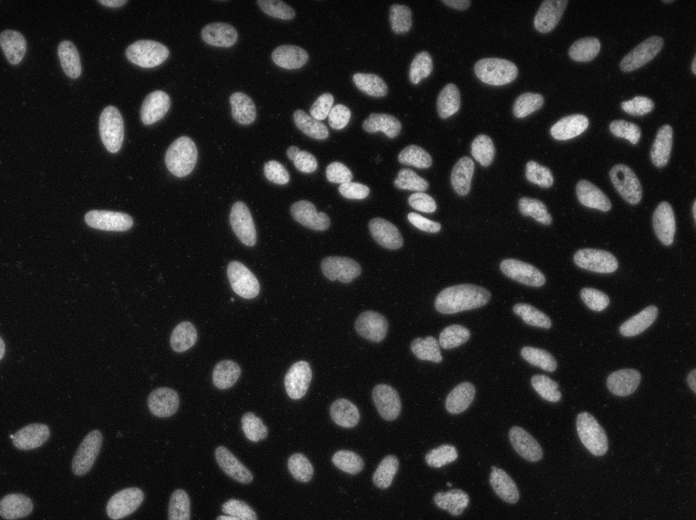
#> input picture skopy/data/images/1.png, 696 x 520 px
$ jupyter execute describe.ipynb   (shell and % lines are left out)
#> lines starting #> are read from the running program, lines starting #| are printed output that depends on the picture; after the words box and inside, x2 and y2 are one past the last pixel; in counts of white or black regions, pixels touching at a corner belong together
[cell 1]
import numpy
import skimage.exposure
import skimage.feature
import skimage.io
import sklearn.decomposition
import skimage.transform

[cell 2]
image = skimage.io.imread("../images/1.png")
#> image is the input picture: shape (520, 696); min 1, max 255, mean 35.6
label = skimage.io.imread("../labels/1.png")
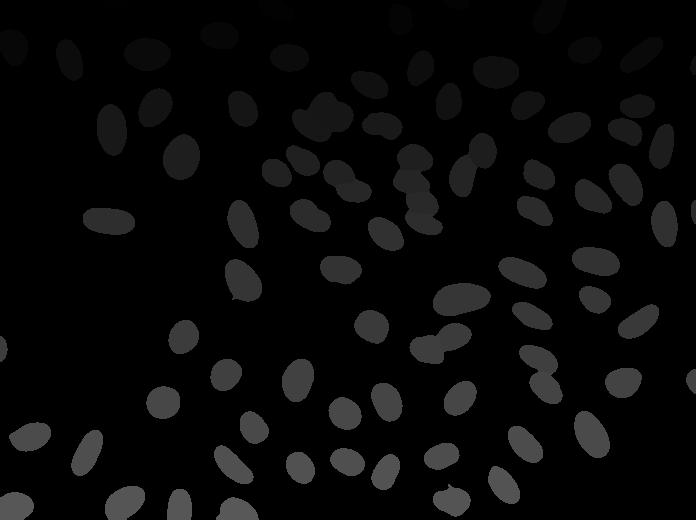
#> input picture skopy/data/labels/1.png, 696 x 520 px
#> label is the input picture: shape (520, 696); min 0, max 88, mean 8.9

label = skimage.measure.label(label)
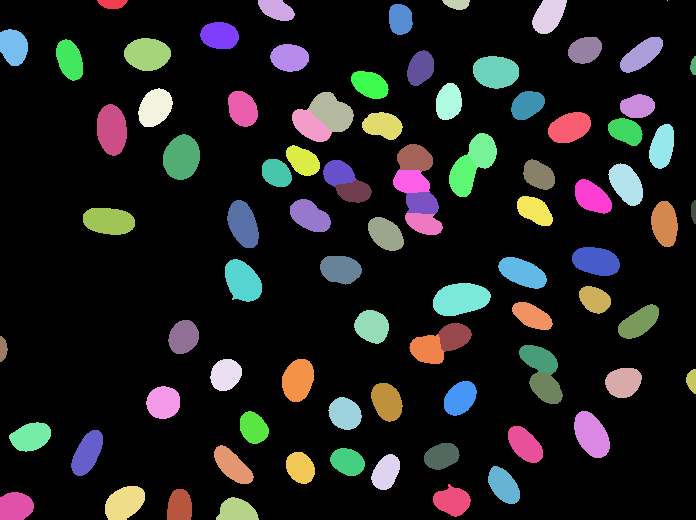
#> label: shape (520, 696) int64; 90 distinct labels, from 0 to 89; one colour per label, 0 black

image[label == 0] = 0
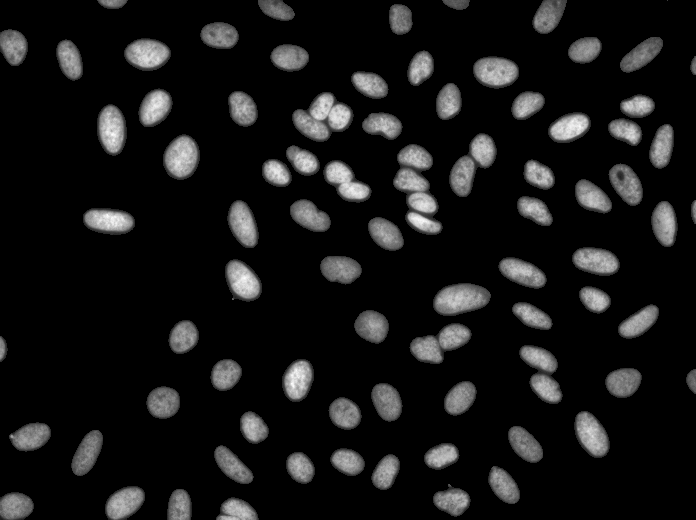
#> image: shape (520, 696); min 0, max 255, mean 23.3

image = skimage.exposure.rescale_intensity(image)

skimage.io.imshow(image)

[cell 3]
properties = skimage.measure.regionprops(label, image)
#> properties = 89 regions; largest, box (x1, y1, x2, y2) and area: (433, 283, 491, 316) 1464, (163, 134, 200, 180) 1308, (97, 104, 127, 156) 1227, (473, 56, 519, 89) 1202, (124, 38, 171, 71) 1194

[cell 4]
region = properties[20]["intensity_image"]
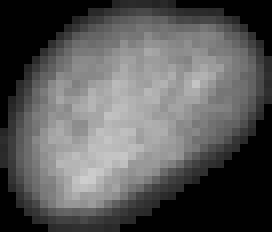
#> region: shape (29, 34) (shown 8 times larger); min 0, max 205, mean 88.6

skimage.io.imshow(region)
